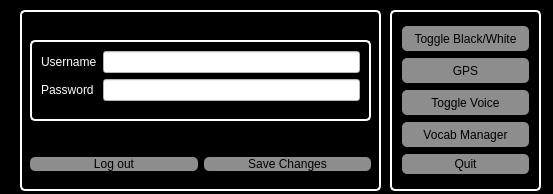
<?xml version="1.0" encoding="UTF-8"?>
<ui version="4.0">
 <class>Dialog</class>
 <widget class="QDialog" name="Dialog">
  <property name="geometry">
   <rect>
    <x>0</x>
    <y>0</y>
    <width>553</width>
    <height>194</height>
   </rect>
  </property>
  <property name="windowTitle">
   <string>Settings</string>
  </property>
  <property name="styleSheet">
   <string notr="true">background-color: rgb(0, 0, 0);</string>
  </property>
  <widget class="QGroupBox" name="groupBox">
   <property name="geometry">
    <rect>
     <x>390</x>
     <y>10</y>
     <width>151</width>
     <height>181</height>
    </rect>
   </property>
   <property name="styleSheet">
    <string notr="true">QGroupBox{
border: 2px solid white; border-radius:5px;}</string>
   </property>
   <property name="title">
    <string/>
   </property>
   <layout class="QVBoxLayout" name="verticalLayout">
    <item>
     <widget class="QPushButton" name="bw">
      <property name="minimumSize">
       <size>
        <width>0</width>
        <height>25</height>
       </size>
      </property>
      <property name="styleSheet">
       <string notr="true">background-color: #8d8d8d; border-radius: 5px;</string>
      </property>
      <property name="text">
       <string>Toggle Black/White</string>
      </property>
     </widget>
    </item>
    <item>
     <widget class="QPushButton" name="pushButton_4">
      <property name="minimumSize">
       <size>
        <width>0</width>
        <height>25</height>
       </size>
      </property>
      <property name="styleSheet">
       <string notr="true">background-color: #8d8d8d; border-radius: 5px;</string>
      </property>
      <property name="text">
       <string>GPS</string>
      </property>
     </widget>
    </item>
    <item>
     <widget class="QPushButton" name="pushButton_5">
      <property name="minimumSize">
       <size>
        <width>0</width>
        <height>25</height>
       </size>
      </property>
      <property name="styleSheet">
       <string notr="true">background-color: #8d8d8d; border-radius: 5px;</string>
      </property>
      <property name="text">
       <string>Toggle Voice</string>
      </property>
     </widget>
    </item>
    <item>
     <widget class="QPushButton" name="pushButton_2">
      <property name="minimumSize">
       <size>
        <width>0</width>
        <height>25</height>
       </size>
      </property>
      <property name="styleSheet">
       <string notr="true">background-color: #8d8d8d; border-radius: 5px;</string>
      </property>
      <property name="text">
       <string>Vocab Manager</string>
      </property>
     </widget>
    </item>
    <item>
     <widget class="QPushButton" name="pushButton_6">
      <property name="minimumSize">
       <size>
        <width>0</width>
        <height>20</height>
       </size>
      </property>
      <property name="styleSheet">
       <string notr="true">background-color: #8d8d8d; border-radius: 5px;</string>
      </property>
      <property name="text">
       <string>Quit</string>
      </property>
     </widget>
    </item>
   </layout>
  </widget>
  <widget class="QGroupBox" name="groupBox_2">
   <property name="geometry">
    <rect>
     <x>20</x>
     <y>10</y>
     <width>361</width>
     <height>181</height>
    </rect>
   </property>
   <property name="styleSheet">
    <string notr="true">QGroupBox{
border: 2px solid white; border-radius:5px;}</string>
   </property>
   <property name="title">
    <string/>
   </property>
   <widget class="QWidget" name="horizontalLayoutWidget_2">
    <property name="geometry">
     <rect>
      <x>10</x>
      <y>140</y>
      <width>341</width>
      <height>28</height>
     </rect>
    </property>
    <layout class="QHBoxLayout" name="horizontalLayout_2">
     <item>
      <widget class="QPushButton" name="pushButton">
       <property name="styleSheet">
        <string notr="true">background-color: #8d8d8d; border-radius: 5px;</string>
       </property>
       <property name="text">
        <string>Log out</string>
       </property>
      </widget>
     </item>
     <item>
      <widget class="QPushButton" name="pushButton_3">
       <property name="styleSheet">
        <string notr="true">background-color: #8d8d8d; border-radius: 5px;</string>
       </property>
       <property name="text">
        <string>Save Changes</string>
       </property>
      </widget>
     </item>
    </layout>
   </widget>
   <widget class="QGroupBox" name="groupBox_3">
    <property name="geometry">
     <rect>
      <x>10</x>
      <y>30</y>
      <width>341</width>
      <height>81</height>
     </rect>
    </property>
    <property name="title">
     <string/>
    </property>
    <layout class="QFormLayout" name="formLayout">
     <item row="0" column="0">
      <widget class="QLabel" name="label">
       <property name="styleSheet">
        <string notr="true">color:white;</string>
       </property>
       <property name="text">
        <string>Username</string>
       </property>
      </widget>
     </item>
     <item row="0" column="1">
      <widget class="QLineEdit" name="lineEdit">
       <property name="styleSheet">
        <string notr="true">background-color:white;</string>
       </property>
      </widget>
     </item>
     <item row="1" column="0">
      <widget class="QLabel" name="label_2">
       <property name="styleSheet">
        <string notr="true">color:white;</string>
       </property>
       <property name="text">
        <string>Password</string>
       </property>
      </widget>
     </item>
     <item row="1" column="1">
      <widget class="QLineEdit" name="lineEdit_2">
       <property name="styleSheet">
        <string notr="true">background-color:white;</string>
       </property>
      </widget>
     </item>
    </layout>
   </widget>
  </widget>
 </widget>
 <resources/>
 <connections/>
</ui>
